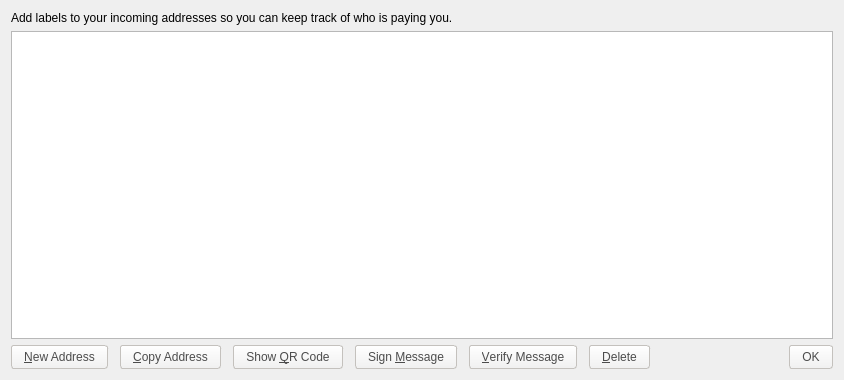
<?xml version="1.0" encoding="UTF-8"?>
<ui version="4.0">
 <class>AddressBookPage</class>
 <widget class="QWidget" name="AddressBookPage">
  <property name="geometry">
   <rect>
    <x>0</x>
    <y>0</y>
    <width>844</width>
    <height>380</height>
   </rect>
  </property>
  <property name="windowTitle">
   <string>Address Book</string>
  </property>
  <property name="styleSheet">
   <string notr="true"/>
  </property>
  <layout class="QVBoxLayout" name="verticalLayout">
   <item>
    <widget class="QLabel" name="labelExplanation">
     <property name="text">
      <string>Add labels to your incoming addresses so you can keep track of who is paying you.</string>
     </property>
     <property name="textFormat">
      <enum>Qt::PlainText</enum>
     </property>
     <property name="wordWrap">
      <bool>true</bool>
     </property>
    </widget>
   </item>
   <item>
    <widget class="QTableView" name="tableView">
     <property name="contextMenuPolicy">
      <enum>Qt::CustomContextMenu</enum>
     </property>
     <property name="toolTip">
      <string>Double-click to edit address or label</string>
     </property>
     <property name="tabKeyNavigation">
      <bool>false</bool>
     </property>
     <property name="alternatingRowColors">
      <bool>true</bool>
     </property>
     <property name="selectionMode">
      <enum>QAbstractItemView::SingleSelection</enum>
     </property>
     <property name="selectionBehavior">
      <enum>QAbstractItemView::SelectRows</enum>
     </property>
     <property name="sortingEnabled">
      <bool>true</bool>
     </property>
     <attribute name="verticalHeaderVisible">
      <bool>false</bool>
     </attribute>
    </widget>
   </item>
   <item>
    <layout class="QHBoxLayout" name="horizontalLayout">
     <item>
      <widget class="QPushButton" name="newAddressButton">
       <property name="toolTip">
        <string>Create a new address</string>
       </property>
       <property name="styleSheet">
        <string notr="true">background-color: qlineargradient(spread:pad, x1:0, y1:1, x2:0, y2:0, stop:0 rgb(240,240,240), stop:1 rgb(255, 255, 255));
border-radius:3px;
border: 1px solid #C4C1BD;
color: #4C4C4C;
padding: 4px 12px;
margin: 0px 6px 0px 0px;</string>
       </property>
       <property name="text">
        <string>&amp;New Address</string>
       </property>
       <property name="icon">
        <iconset resource="../bitcoin.qrc">
         <normaloff>:/icons/add</normaloff>:/icons/add</iconset>
       </property>
      </widget>
     </item>
     <item>
      <widget class="QPushButton" name="copyToClipboard">
       <property name="toolTip">
        <string>Copy the currently selected address to the system clipboard</string>
       </property>
       <property name="styleSheet">
        <string notr="true">background-color: qlineargradient(spread:pad, x1:0, y1:1, x2:0, y2:0, stop:0 rgb(240,240,240), stop:1 rgb(255, 255, 255));
border-radius:3px;
border: 1px solid #C4C1BD;
color: #4C4C4C;
padding: 4px 12px;
margin: 0px 6px 0px 0px;</string>
       </property>
       <property name="text">
        <string>&amp;Copy Address</string>
       </property>
       <property name="icon">
        <iconset resource="../bitcoin.qrc">
         <normaloff>:/icons/editcopy</normaloff>:/icons/editcopy</iconset>
       </property>
      </widget>
     </item>
     <item>
      <widget class="QPushButton" name="showQRCode">
       <property name="styleSheet">
        <string notr="true">background-color: qlineargradient(spread:pad, x1:0, y1:1, x2:0, y2:0, stop:0 rgb(240,240,240), stop:1 rgb(255, 255, 255));
border-radius:3px;
border: 1px solid #C4C1BD;
color: #4C4C4C;
padding: 4px 12px;
margin: 0px 6px 0px 0px;</string>
       </property>
       <property name="text">
        <string>Show &amp;QR Code</string>
       </property>
       <property name="icon">
        <iconset resource="../bitcoin.qrc">
         <normaloff>:/icons/qrcode</normaloff>:/icons/qrcode</iconset>
       </property>
      </widget>
     </item>
     <item>
      <widget class="QPushButton" name="signMessage">
       <property name="toolTip">
        <string>Sign a message to prove you own a NavajoAnonBeta/NavajoAnonBeta address</string>
       </property>
       <property name="styleSheet">
        <string notr="true">background-color: qlineargradient(spread:pad, x1:0, y1:1, x2:0, y2:0, stop:0 rgb(240,240,240), stop:1 rgb(255, 255, 255));
border-radius:3px;
border: 1px solid #C4C1BD;
color: #4C4C4C;
padding: 4px 12px;
margin: 0px 6px 0px 0px;</string>
       </property>
       <property name="text">
        <string>Sign &amp;Message</string>
       </property>
       <property name="icon">
        <iconset resource="../bitcoin.qrc">
         <normaloff>:/icons/edit</normaloff>:/icons/edit</iconset>
       </property>
      </widget>
     </item>
     <item>
      <widget class="QPushButton" name="verifyMessage">
       <property name="toolTip">
        <string>Verify a message to ensure it was signed with a specified NavajoAnonBeta/NavajoAnonBeta address</string>
       </property>
       <property name="styleSheet">
        <string notr="true">background-color: qlineargradient(spread:pad, x1:0, y1:1, x2:0, y2:0, stop:0 rgb(240,240,240), stop:1 rgb(255, 255, 255));
border-radius:3px;
border: 1px solid #C4C1BD;
color: #4C4C4C;
padding: 4px 12px;
margin: 0px 6px 0px 0px;</string>
       </property>
       <property name="text">
        <string>&amp;Verify Message</string>
       </property>
       <property name="icon">
        <iconset resource="../bitcoin.qrc">
         <normaloff>:/icons/transaction_0</normaloff>:/icons/transaction_0</iconset>
       </property>
      </widget>
     </item>
     <item>
      <widget class="QPushButton" name="deleteButton">
       <property name="toolTip">
        <string>Delete the currently selected address from the list</string>
       </property>
       <property name="styleSheet">
        <string notr="true">background-color: qlineargradient(spread:pad, x1:0, y1:1, x2:0, y2:0, stop:0 rgb(240,240,240), stop:1 rgb(255, 255, 255));
border-radius:3px;
border: 1px solid #C4C1BD;
color: #4C4C4C;
padding: 4px 12px;
margin: 0px 6px 0px 0px;</string>
       </property>
       <property name="text">
        <string>&amp;Delete</string>
       </property>
       <property name="icon">
        <iconset resource="../bitcoin.qrc">
         <normaloff>:/icons/remove</normaloff>:/icons/remove</iconset>
       </property>
      </widget>
     </item>
     <item>
      <spacer name="horizontalSpacer">
       <property name="orientation">
        <enum>Qt::Horizontal</enum>
       </property>
       <property name="sizeHint" stdset="0">
        <size>
         <width>40</width>
         <height>20</height>
        </size>
       </property>
      </spacer>
     </item>
     <item>
      <widget class="QDialogButtonBox" name="buttonBox">
       <property name="sizePolicy">
        <sizepolicy hsizetype="Maximum" vsizetype="Fixed">
         <horstretch>0</horstretch>
         <verstretch>0</verstretch>
        </sizepolicy>
       </property>
       <property name="styleSheet">
        <string notr="true">background-color: qlineargradient(spread:pad, x1:0, y1:1, x2:0, y2:0, stop:0 rgb(240,240,240), stop:1 rgb(255, 255, 255));
border-radius:3px;
border: 1px solid #C4C1BD;
color: #4C4C4C;
padding: 4px 12px;</string>
       </property>
       <property name="standardButtons">
        <set>QDialogButtonBox::Ok</set>
       </property>
      </widget>
     </item>
    </layout>
   </item>
  </layout>
 </widget>
 <resources>
  <include location="../bitcoin.qrc"/>
 </resources>
 <connections/>
</ui>
